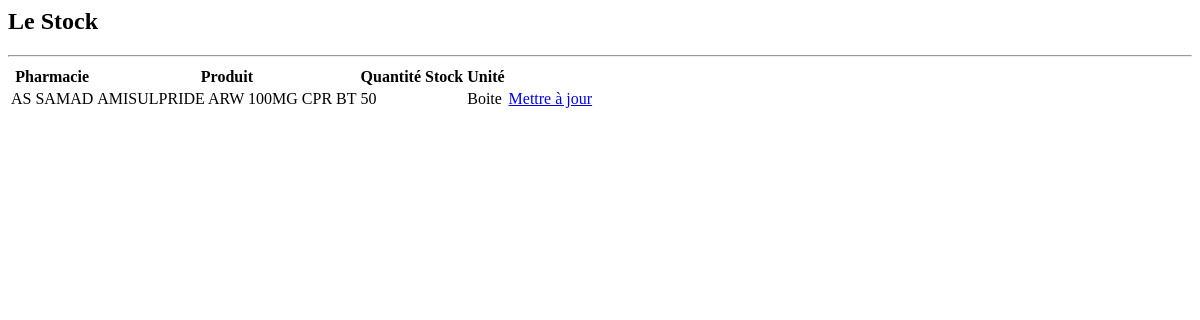
Before: /list_stock/ with the older database file.
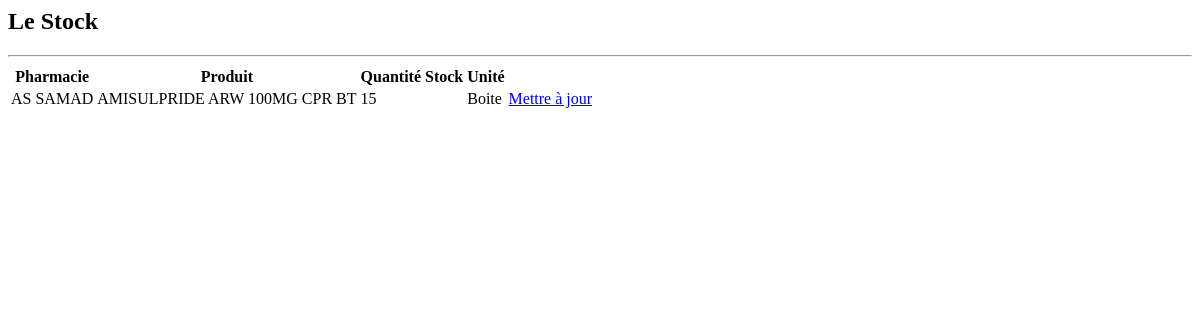
After: the same page with the newer database file.
### pharma/models.py (models this page shows, shortened)
class Stock(models.Model):
    pharmacie = models.ForeignKey(PharmacieGarde, null=True, on_delete=models.SET_NULL)
    produit = models.ForeignKey(Produit, null=True, on_delete=models.SET_NULL)
    quantite_stock = models.IntegerField(null=True, default=0)
    unite = models.ForeignKey(Unite, null=True, on_delete=models.SET_NULL)
    date_ajout = models.DateTimeField(auto_now_add=True)
    date_modif = models.DateTimeField(auto_now=True)

class PharmacieGarde(models.Model):
    pharmacie = models.CharField(max_length=40, null=True)
    latitude = models.FloatField(max_length=40, default=0)
    longitude = models.FloatField(max_length=40, default=0)
    groupe = models.ForeignKey(Groupe, null=True, on_delete=models.SET_NULL)
    def __str__(self):
        return self.pharmacie

class Produit(models.Model):
    designation = models.CharField(max_length=40, null=True)
    date_ajout = models.DateTimeField(auto_now_add=True)
    date_modif = models.DateTimeField(auto_now=True)
    def __str__(self):
        return self.designation

class Unite(models.Model):
    typeUnite = models.CharField(max_length=40, null=True)
    def __str__(self):
        return self.typeUnite

### pharma/views.py (the view)
# urls.py: path('list_stock/', views.list_stock, name='list_stock'),
def list_stock(request):
    stock = Stock.objects.all()
    context = {"stock": stock}
    return render(request, 'pharma/list_stock.html', context)

### pharma/templates/pharma/list_stock.html
{% block content %}
<h2>Le Stock</h2>
<hr>
<table class="table table-sm">
    <tr>
        <th>Pharmacie</th>
        <th>Produit</th>
        <th>Quantité Stock</th>
        <th>Unité</th>
    </tr>
    {% for s in stock %}
        <tr>
            <td>{{ s.pharmacie }}</td>
            <td>{{ s.produit }}</td>
            <td>{{ s.quantite_stock }}</td>
            <td>{{ s.unite }}</td>
            <td><a href="{% url 'mettre_a_jour_stock' s.id  %}">Mettre à jour</a></td>
        </tr>
    {% endfor %}
</table>
{% endblock %}

Changed rows visible on the page:
changed Stock "AS SAMAD": quantite_stock "50" → "15"
